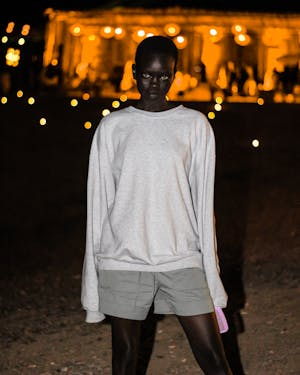
#> input picture Computer-Vision/OpenCv Notes/test_image/foto1.jpeg, 300 x 375 px
$ jupyter execute 'Ders-9-Renk-Uzayları.ipynb'
#> lines starting #> are read from the running program, lines starting #| are printed output that depends on the picture
[cell 1]
import cv2
import numpy as np

[cell 2]
circle = np.zeros((512,512,3),dtype="uint8") + 255
cv2.circle(circle,(256,256),60,(255,0,0),-1)
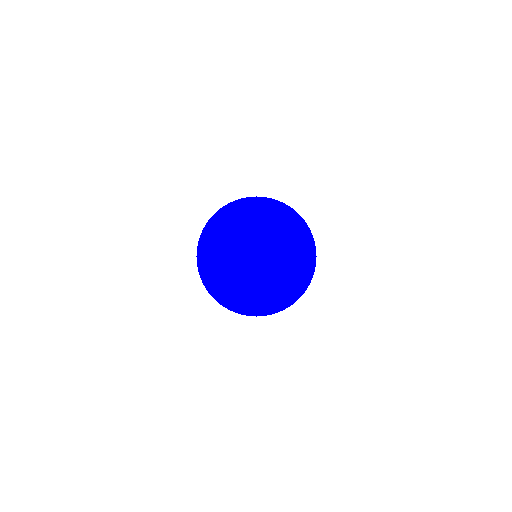
#> circle: shape (512, 512, 3); mean of channels 0, 1, 2 255, 244, 244; drawn as B, G, R

rectangular= np.zeros((512,512,3),dtype="uint8") + 255
cv2.rectangle(rectangular,(100,100),(200,300),(0,255,0),thickness=-1)
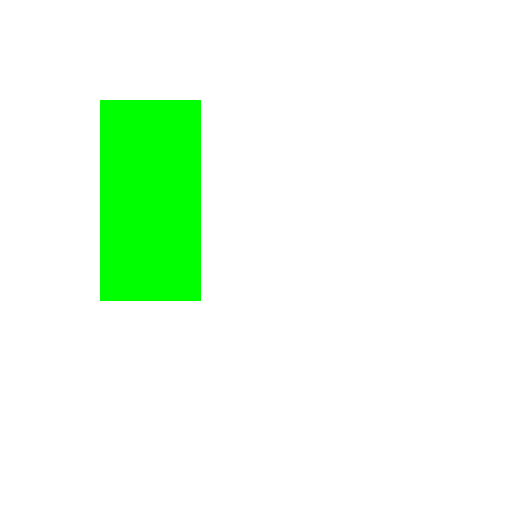
#> rectangular: shape (512, 512, 3); mean of channels 0, 1, 2 235.3, 255, 235.3; drawn as B, G, R

new_page = cv2.add(circle,rectangular)

cv2.imshow("Circle",new_page)
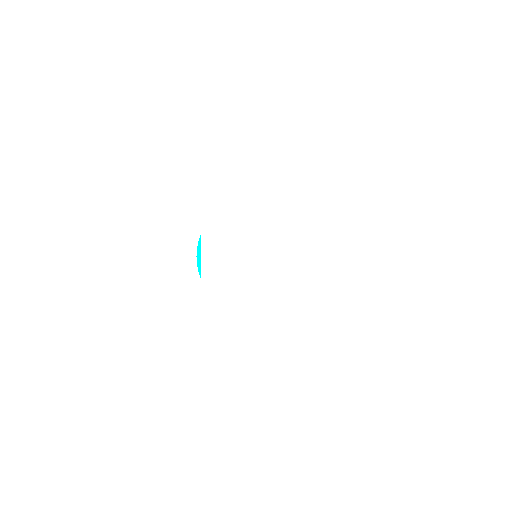
#> window 'Circle': shape (512, 512, 3); mean B, G, R 255, 255, 254.9
cv2.waitKey(0)
cv2.destroyAllWindows()

# renk topluyor sadece neden var anlamadım

[cell 3]
#f(x,y) =x*a + y*b +c
#Ağırlıklı toplama

circle = np.zeros((512,512,3),dtype="uint8") + 255
cv2.circle(circle,(256,256),30,(255,0,0),-1)

rectangular = np.zeros((512,512,3),dtype="uint8") + 255
cv2.rectangle(rectangular,(200,200),(300,300),(0,255,0),-1)
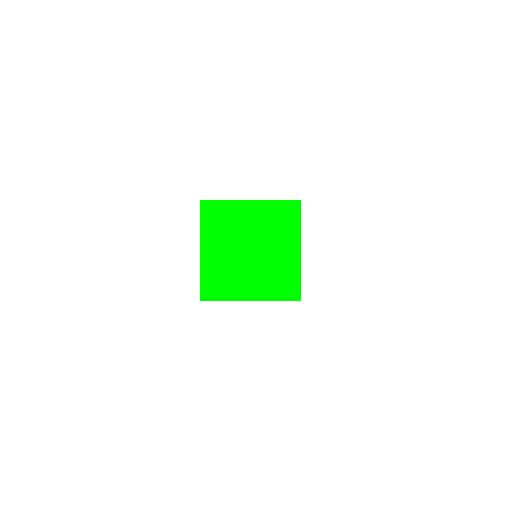
#> rectangular: shape (512, 512, 3); mean of channels 0, 1, 2 245.1, 255, 245.1; drawn as B, G, R


add2 = cv2.addWeighted(circle,0.7,rectangular,0.3,0)

cv2.imshow("Add 2",add2)
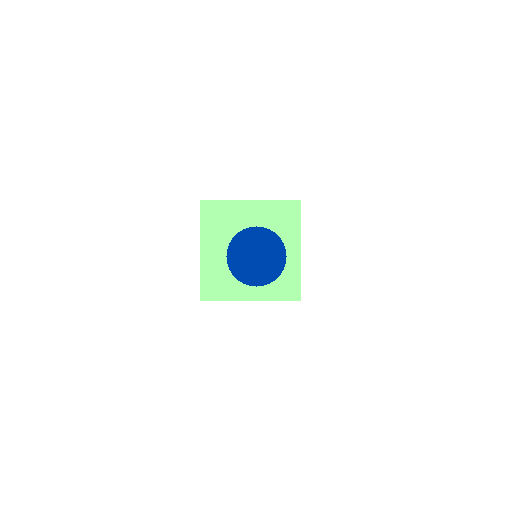
#> window 'Add 2': shape (512, 512, 3); mean B, G, R 252, 253.1, 250.1
cv2.waitKey(0)


cv2.destroyAllWindows()

[cell 4]
import numpy as np
import cv2
circle = np.zeros((512,512,3),dtype="uint8") + 255
cv2.circle(circle,(256,256),40,(0,0,255),-1)

rectangular = np.zeros((512,512,3),dtype="uint8") + 255
cv2.rectangle(rectangular,(250,250),(400,400),(0,255,0),-1)
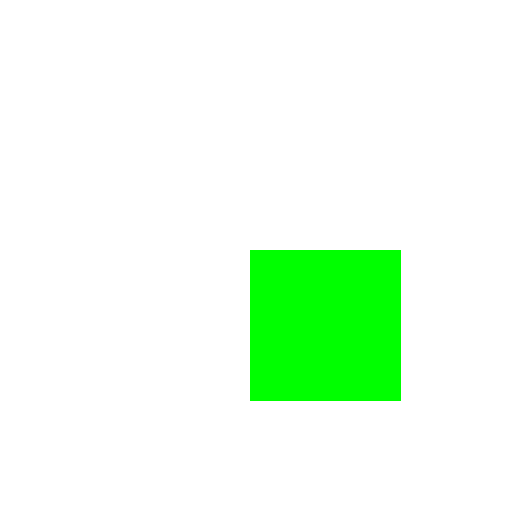
#> rectangular: shape (512, 512, 3); mean of channels 0, 1, 2 232.8, 255, 232.8; drawn as B, G, R

add = cv2.addWeighted(rectangular,0.3,circle,0.3,0)

cv2.imshow("Add Weighted",add)
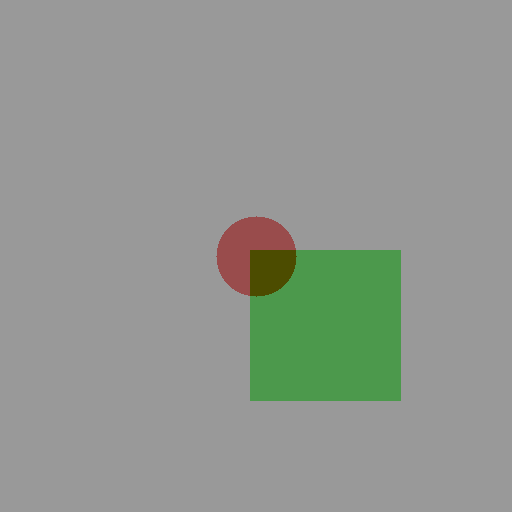
#> window 'Add Weighted': shape (512, 512, 3); mean B, G, R 144.8, 151.5, 146.3
cv2.waitKey(0)
cv2.destroyAllWindows()

[cell 5]
# Renk Uzayları RGB BGR HSV GRAY Renk Uzayı değiştirme

import cv2


img = cv2.imread("test_image/foto1.jpeg")
#> img is the input picture: shape (375, 300, 3); mean B, G, R 52.7, 70.5, 90.5


cv2.imshow("Image",img)
cv2.waitKey(0)
cv2.destroyAllWindows()

[cell 6]
img = cv2.imread("test_image/foto1.jpeg")

img_rgb = cv2.cvtColor(img,cv2.COLOR_BGR2RGB)
img_hsv = cv2.cvtColor(img,cv2.COLOR_BGR2HSV)
#> img_hsv: shape (375, 300, 3); mean H, S, V 36.3, 133.1, 90.7
img_gray = cv2.cvtColor(img, cv2.COLOR_BGR2GRAY)
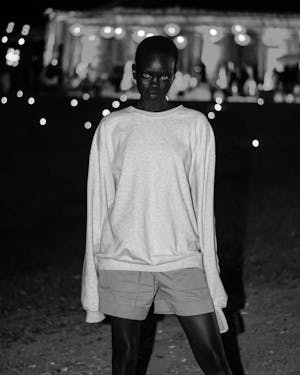
#> img_gray: shape (375, 300); min 0, max 255, mean 74.4


cv2.imshow("Img",img)
cv2.imshow("Img RGB",img_rgb)
cv2.imshow("Img HSV",img_hsv)
cv2.imshow("Img Gray",img_gray)

cv2.waitKey(0)
cv2.destroyAllWindows()

[cell 7]
import cv2
import numpy as np
img = np.zeros((512,512,3),dtype="uint8") + 255
cv2.circle(img,(256,256),40,(255,0,0),-1)
#> img: shape (512, 512, 3)

img2 = cv2.cvtColor(img,cv2.COLOR_BGR2RGB)


cv2.imshow("BGR",img)
cv2.imshow("RGB",img2)
cv2.waitKey(0)
cv2.destroyAllWindows()

[cell 8]
import cv2

cap = cv2.VideoCapture(0)
while True:
    ret,frame = cap.read()
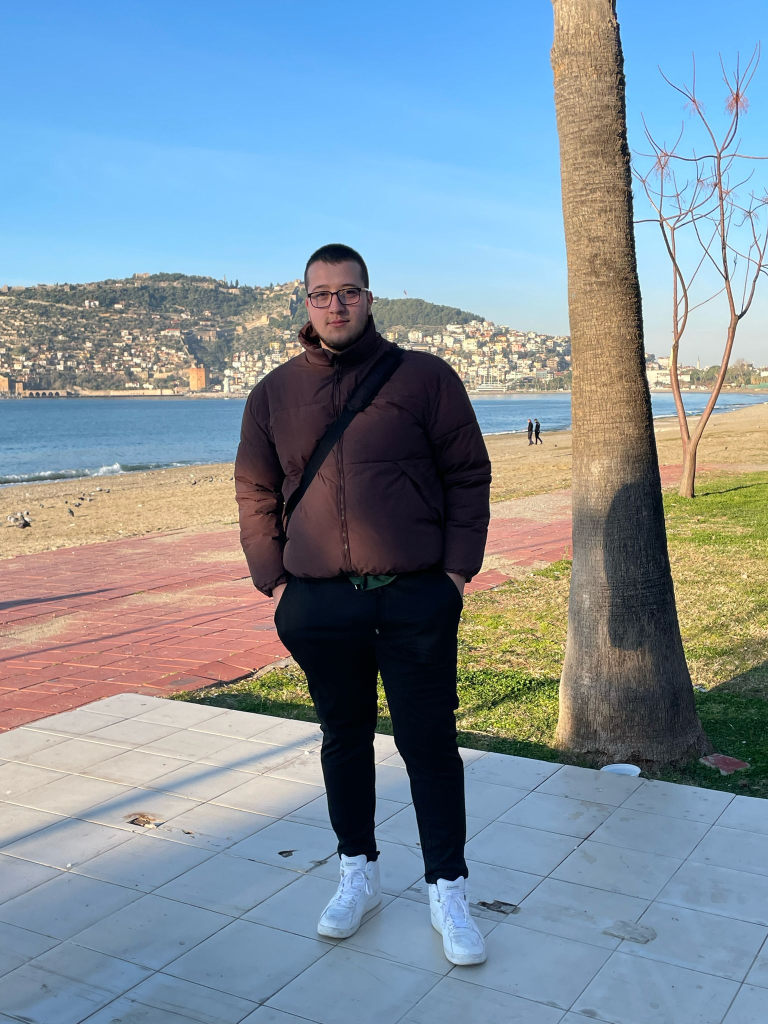
#> input picture Computer-Vision/OpenCv Notes/test_image/devrim.jpeg, 1536 x 2048 px, given in place of the camera (shown at 1/2 size)
#> frame is the input picture: shape (2048, 1536, 3); mean B, G, R 158.4, 145.3, 128.5
    frame = cv2.flip(frame,1)
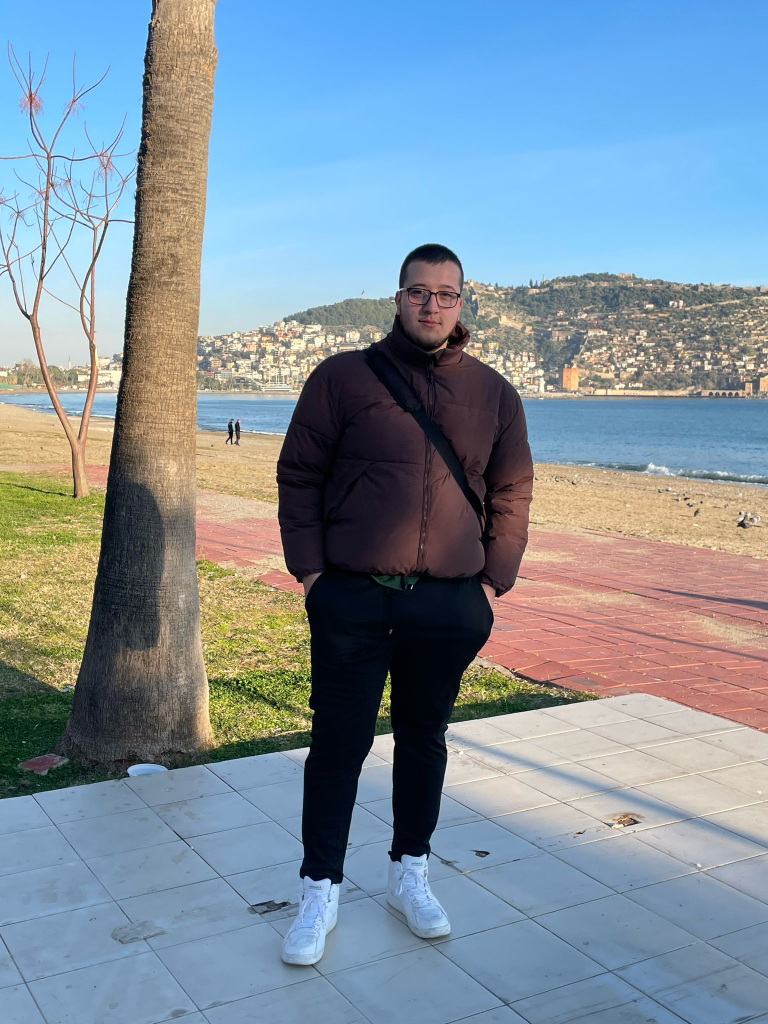
#> frame: shape (2048, 1536, 3) (shown at 1/2 size); mean B, G, R 158.4, 145.3, 128.5
    frame = cv2.cvtColor(frame,cv2.COLOR_BGR2HSV)
#> frame: shape (2048, 1536, 3); mean H, S, V 79.5, 98.4, 175.8
    cv2.imshow("Webcam",frame)
    if cv2.waitKey(1) & 0xFF == ord("q"):
#> (key q is pressed here)
        break
cv2.destroyAllWindows()

[cell 9]
import cv2
import numpy as np

cap = cv2.VideoCapture(0)


def nothing(x):
    pass

cv2.namedWindow("Trackbar")
cv2.resizeWindow("Trackbar",500,500)

cv2.createTrackbar("Lower - H", "Trackbar", 0,180, nothing)
cv2.createTrackbar("Lower - S","Trackbar",0,255, nothing)
cv2.createTrackbar("Lower - V","Trackbar", 0,255, nothing)


cv2.createTrackbar("Upper - H", "Trackbar", 0, 180, nothing)
cv2.createTrackbar("Upper - S","Trackbar", 0,255, nothing)
cv2.createTrackbar("Upper - V","Trackbar", 0,255 , nothing)

cv2.setTrackbarPos("Upper - H","Trackbar",180)
cv2.setTrackbarPos("Upper - S","Trackbar",255)
cv2.setTrackbarPos("Upper - V","Trackbar",255)

while True:
    ret,frame = cap.read()

    frame = cv2.flip(frame,1)
    frame_2 = cv2.cvtColor(frame,cv2.COLOR_BGR2HSV)

    lower_h = cv2.getTrackbarPos("Lower - H","Trackbar")
    lower_s = cv2.getTrackbarPos("Lower - S","Trackbar")
    lower_v = cv2.getTrackbarPos("Lower - H","Trackbar")

    upper_h = cv2.getTrackbarPos("Upper - H","Trackbar")
    upper_s = cv2.getTrackbarPos("Upper - S","Trackbar")
    upper_v = cv2.getTrackbarPos("Upper - V","Trackbar")

    lower_color = np.array([lower_h,lower_s,lower_v])
    upper_color = np.array([upper_h,upper_s,upper_v])

    mask = cv2.inRange(frame_2,lower_color,upper_color)
#> mask: shape (2048, 1536); every value is 255

    cv2.imshow("Webcam",frame)
    cv2.imshow("HSV",mask)
    if cv2.waitKey(1) & 0xFF == ord("q"):
#> (key q is pressed here)
        break
cap.release()
cv2.destroyAllWindows()
